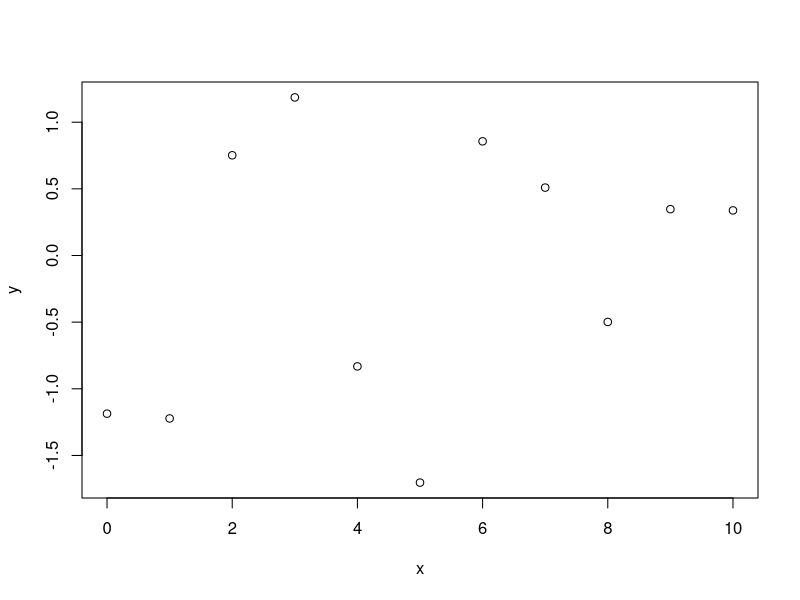
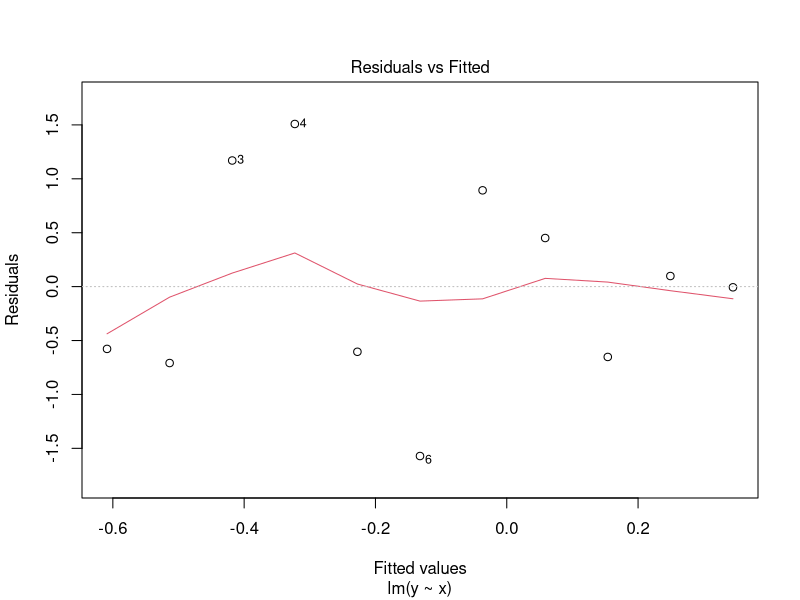
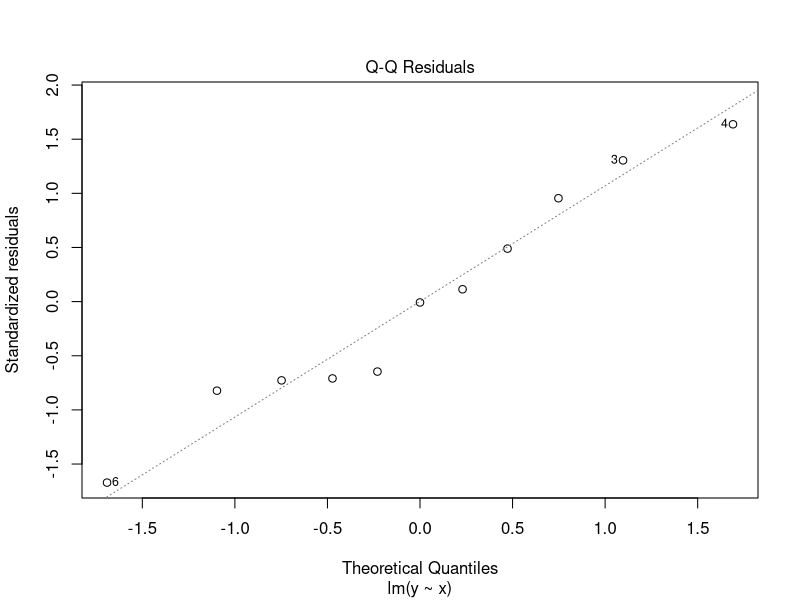
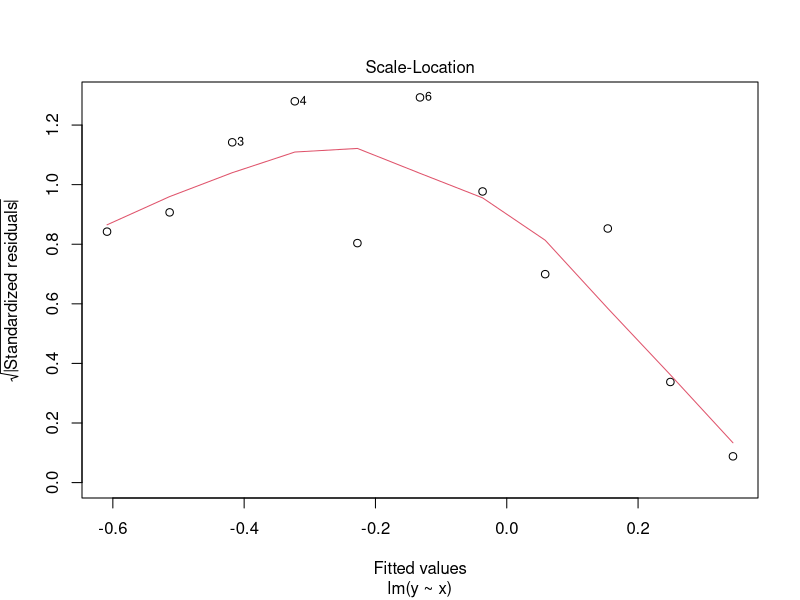
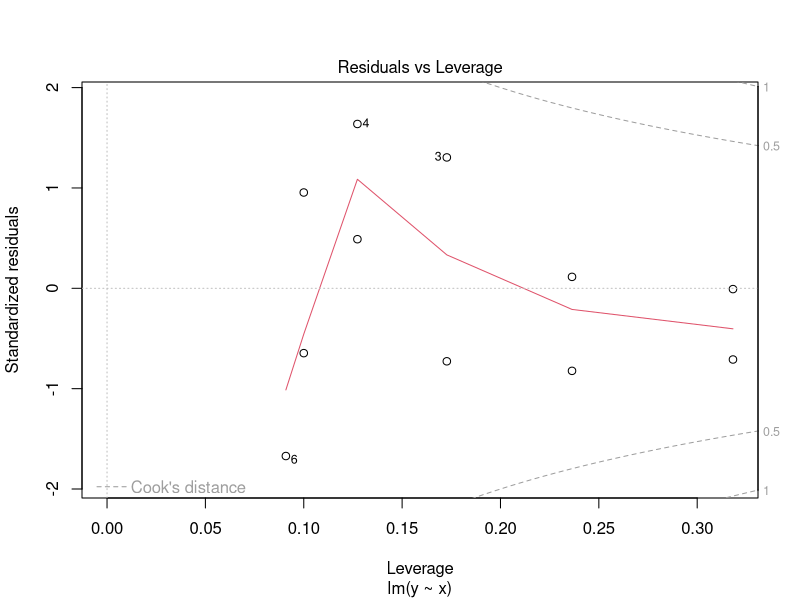

These charts were generated, in order, by the following R code:
x<-seq(0,10)
y<-rnorm(11)
plot(y~x)


#after plotting calc linear model
m_1<-lm(y~x)
summary(m_1)
plot(m_1)

happiness = 1 + 2
